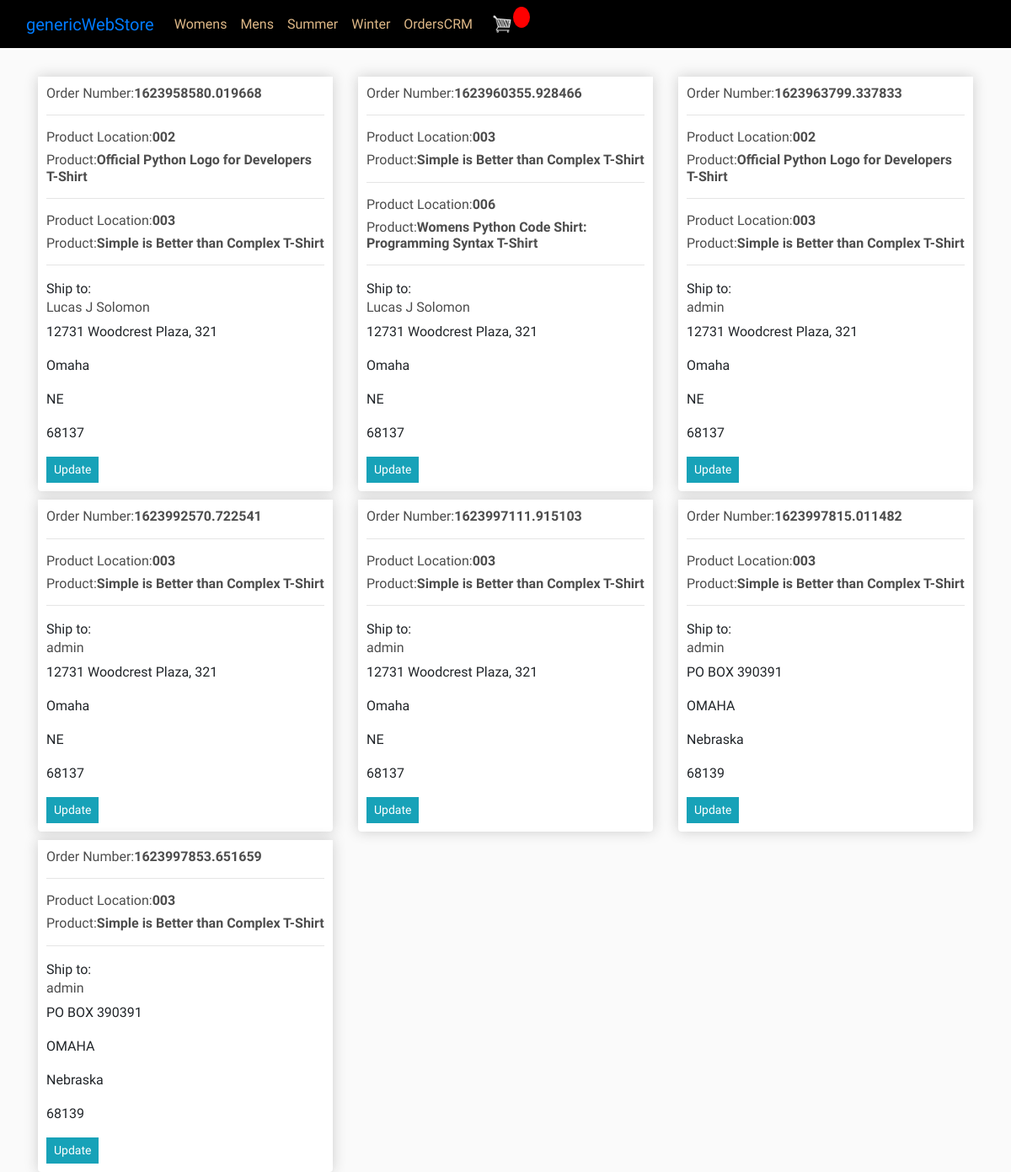
Page /orders/ (signed in) on the committed database.
### store/models.py (models this page shows, shortened)
class ShippingAddress(models.Model):
	STATUS = (
			('Pending', 'Pending'),
			('Picked', 'Picked'),
			('Shipped', 'Shipped'),
			('Out for delivery', 'Out for delivery'),
			('Delivered', 'Delivered'),
			)
	customer = models.ForeignKey(Customer, on_delete=models.SET_NULL, null=True)
	order = models.ForeignKey(Order, on_delete=models.SET_NULL, null=True)
	orderItem = models.ManyToManyField(OrderItem)
	address = models.CharField(max_length=200, null=False)
	city = models.CharField(max_length=200, null=False)
	state = models.CharField(max_length=200, null=False)
	zipcode = models.CharField(max_length=200, null=False)
	date_added = models.DateTimeField(auto_now_add=True)
	status = models.CharField(max_length=200, null=True,blank=True, choices=STATUS)
	note = models.CharField(max_length=1000, null=True, blank=True)

class Order(models.Model):
	customer = models.ForeignKey(Customer, on_delete=models.SET_NULL, null=True, blank=True)
	date_ordered = models.DateTimeField(auto_now_add=True)
	complete = models.BooleanField(default=False)
	transaction_id = models.CharField(max_length=100, null=True)
	def __str__(self):
		return str(self.transaction_id)

class OrderItem(models.Model):
	product = models.ForeignKey(Product, on_delete=models.SET_NULL, null=True)
	order = models.ForeignKey(Order, on_delete=models.SET_NULL, null=True)
	quantity = models.IntegerField(default=0, null=True, blank=True)
	date_added = models.DateTimeField(auto_now_add=True)

class Product(models.Model):
	sCATEGORY = (
			('Summer', 'Summer'),
			('Winter', 'Winter'),
			)
	gCATEGORY = (
			('Womens', 'Womens'),
			('Mens', 'Mens'),
			)
	LOCATION = (
			('001','001'),
			('002','002'),
			('003','003'),
			('004','004'),
			('005','005'),
			('006','006'),
			('007','007'),
			)
	name = models.CharField(max_length=200)
	description = models.CharField(max_length=200, null=True, blank=True)
	genderCategory = models.CharField(max_length=200, null=True, choices=gCATEGORY)
	seasonCategory = models.CharField(max_length=200, null=True, choices=sCATEGORY)
	price = models.FloatField()
	slPrice = models.FloatField(null=True, blank=True)
	lwstPrice = models.FloatField(null=True, blank=True)
	cost = models.FloatField(null=True, blank=True)
	location = models.CharField(max_length=200, null=True, choices=LOCATION)
	mnfDscptn = models.TextField(null=True, blank=True)
	mnfBrCd = models.CharField(max_length=200, default=False)
	digital = models.BooleanField(default=False,null=True, blank=True)
	image = models.ImageField(null=True, blank=True)
	image2 = models.ImageField(null=True, blank=True)
	image3 = models.ImageField(null=True, blank=True)
	date_created = models.DateTimeField(auto_now_add=True, null=True)
	tags = models.ManyToManyField(Tag)
	newItem = models.BooleanField(default=False,null=True, blank=True)
	whatsHot = models.BooleanField(default=False,null=True, blank=True)
	promo = models.BooleanField(default=False,null=True, blank=True)
	def __str__(self):
		return self.name

class Customer(models.Model):
	user = models.OneToOneField(User, null=True, blank=True, on_delete=models.CASCADE)
	name = models.CharField(max_length=200, null=True)
	email = models.CharField(max_length=200)
	def __str__(self):
		return self.name

### CRM/views.py (the view)
# urls.py: path('orders/', views.orders, name="orders"),
def orders(request):
    order = Order.objects.all()
    item = OrderItem.objects.all()
    address = ShippingAddress.objects.all()
    context = {'order':order, 'address': address, 'item':item}
    return render(request, 'crm/orders.html', context)

### CRM/templates/CRM/orders.html
{% extends 'store/main.html' %}
{% load static %}
{% block content %}
<div class="row">
    {% for i in address %}
    <div class="col-lg-4">
        <div class="box-element product">
            <h6>Order Number:<strong>{{ i.order }}</strong></h6>
            <hr>
            {% for item in i.orderItem.all %}
            <h6>Product Location:<strong>{{ item.product.location }}</strong></h6>
            <h6>Product:<strong>{{ item.product }}</strong></h6>
            <hr>
            {% endfor %}
            Ship to:
         <h6>{{ i.customer }}</h6>
            <p>{{ i.address }}</p>
            <p> {{ i.city }}</p>
            <p> {{ i.state }}</p>
            <p> {{ i.zipcode }}</p>
            <a class="btn btn-sm btn-info" href="{% url 'updateOrder' i.id %}">Update</a>
        </div>
    </div>
    {% endfor %}
</div>
{% endblock content %}

### static/css/main.css (style rules this page uses)
body { background-color: hsl(0, 0%, 98%); font-family: 'Tomorrow', sans-serif; }
h1,h2,h3,h4,h5,h6 { color:hsl(0, 0%, 30%); }
.box-element { box-shadow:hsl(0, 0%, 80%) 0 0 16px; background-color: #fff; border-radius: 4px; padding: 10px; }
.product { border-radius: 0 0 4px 4px; }
.col-lg-4, .col-lg-6, .col-lg-8, .col-lg-12 { margin-top: 10px; }
.btn { border-radius: 0; }

### rows in the picture
ShippingAddress: order "1623958580.019668", customer "Lucas J Solomon", address "12731 Woodcrest Plaza, 321", city "Omaha", state "NE", zipcode "68137"
OrderItem: product.location "002", product "Official Python Logo for Developers T-Shirt"
OrderItem: product.location "003", product "Simple is Better than Complex T-Shirt"
ShippingAddress: order "1623960355.928466", customer "Lucas J Solomon", address "12731 Woodcrest Plaza, 321", city "Omaha", state "NE", zipcode "68137"
OrderItem: product.location "003", product "Simple is Better than Complex T-Shirt"
OrderItem: product.location "006", product "Womens Python Code Shirt: Programming Syntax T-Shirt"
ShippingAddress: order "1623963799.337833", customer "admin", address "12731 Woodcrest Plaza, 321", city "Omaha", state "NE", zipcode "68137"
OrderItem: product.location "002", product "Official Python Logo for Developers T-Shirt"
OrderItem: product.location "003", product "Simple is Better than Complex T-Shirt"
ShippingAddress: order "1623992570.722541", customer "admin", address "12731 Woodcrest Plaza, 321", city "Omaha", state "NE", zipcode "68137"
OrderItem: product.location "003", product "Simple is Better than Complex T-Shirt"
ShippingAddress: order "1623997111.915103", customer "admin", address "12731 Woodcrest Plaza, 321", city "Omaha", state "NE", zipcode "68137"
OrderItem: product.location "003", product "Simple is Better than Complex T-Shirt"
ShippingAddress: order "1623997815.011482", customer "admin", address "PO BOX 390391", city "OMAHA", state "Nebraska", zipcode "68139"
OrderItem: product.location "003", product "Simple is Better than Complex T-Shirt"
ShippingAddress: order "1623997853.651659", customer "admin", address "PO BOX 390391", city "OMAHA", state "Nebraska", zipcode "68139"
OrderItem: product.location "003", product "Simple is Better than Complex T-Shirt"
